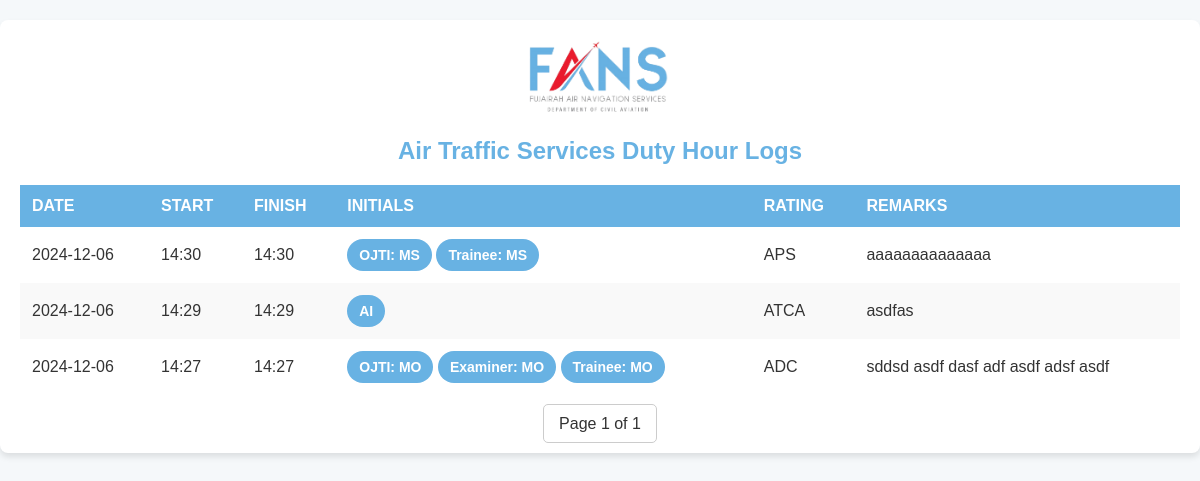
/ats_logs, run on an earlier commit of the app's database.
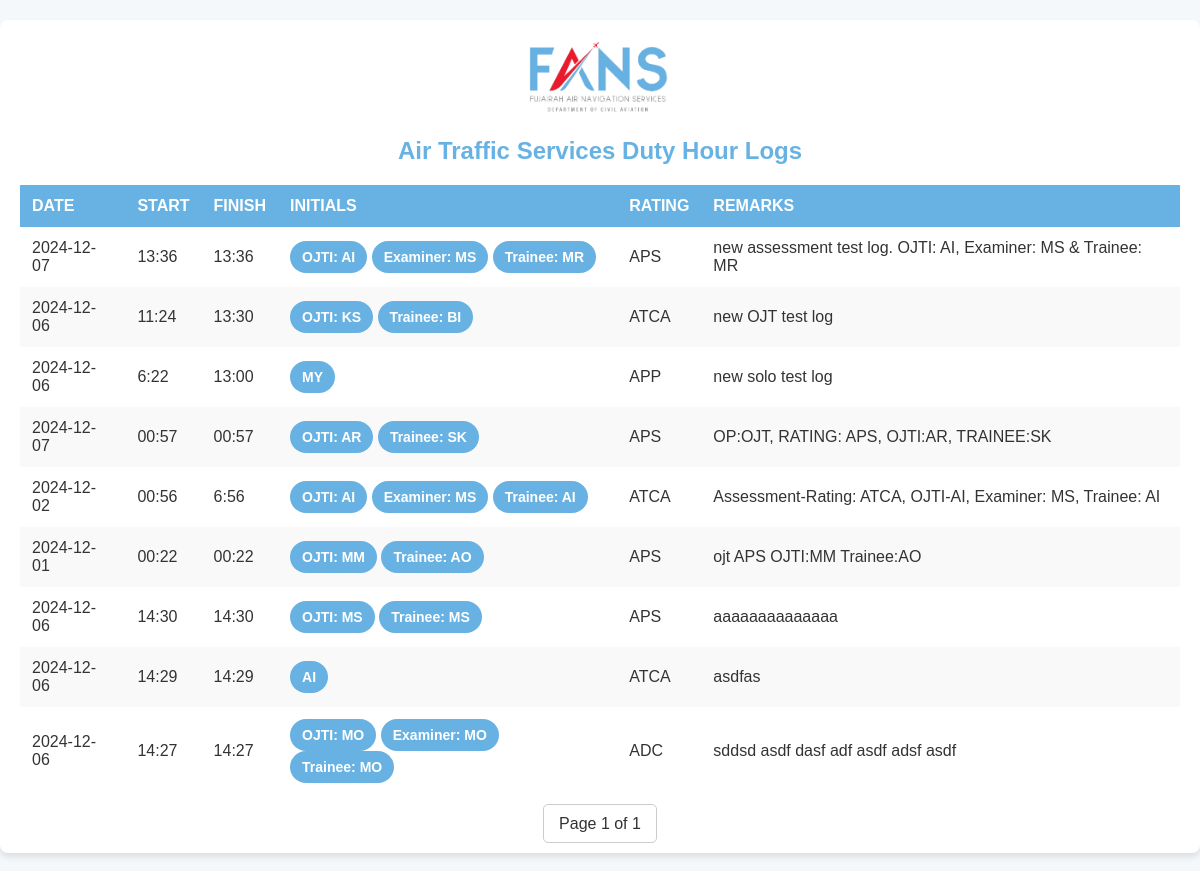
And on a later commit of the database.
### tables this page shows
CREATE TABLE ats_log (
                id INTEGER PRIMARY KEY AUTOINCREMENT,
                date TEXT,
                start TEXT,
                finish TEXT,
                initial TEXT,
                rating TEXT,
                remarks TEXT,
                ojti TEXT,
                examiner TEXT,
                trainee TEXT,
                op TEXT
            );

### app.py (the view)
@app.route('/ats_logs', methods=['GET'])
def ats_logs():
    page = request.args.get('page', 1, type=int)
    per_page = 10  # Number of logs per page
    offset = (page - 1) * per_page
    with sqlite3.connect(DATABASE) as conn:
        cursor = conn.cursor()
        cursor.execute('''
            SELECT id, date, start, finish, initial, rating, remarks, ojti, examiner, trainee, op
            FROM ats_log ORDER BY id DESC
            LIMIT ? OFFSET ?
        ''', (per_page, offset))
        logs = cursor.fetchall()
        cursor.execute('SELECT COUNT(*) FROM ats_log')
        total_logs = cursor.fetchone()[0]
    total_pages = (total_logs + per_page - 1) // per_page
    return render_template('ats_logs.html', logs=logs, page=page, total_pages=total_pages)

### templates/ats_logs.html (shortened to what this page needs)
<!DOCTYPE html>
<html lang="en">
<head>
    <link rel="stylesheet" href="/static/styles.css">
</head>
<body>
    <div class="container">
        <img src="/static/logo.png" alt="FANS Logo" class="logo">
        <h1>Air Traffic Services Duty Hour Logs</h1>
        <table>
            <thead>
                <tr>
                    <th>Date</th>
                    <th>Start</th>
                    <th>Finish</th>
                    <th>Initials</th>
                    <th>Rating</th>
                    <th>Remarks</th>
                </tr>
            </thead>
            <tbody>
                {% for log in logs %}
                <tr>
                    <td>{{ log[1] }}</td>
                    <td>{{ log[2] }}</td>
                    <td>{{ log[3] }}</td>
                    <td>
                        {% if log[10] == "Solo" %}
                        <span class="chip">{{ log[4] }}</span>
                        {% elif log[10] == "OJT" %}
                        <span class="chip">OJTI: {{ log[7] }}</span>
                        <span class="chip">Trainee: {{ log[9] }}</span>
                        {% elif log[10] == "Assessment" %}
                        <span class="chip">OJTI: {{ log[7] }}</span>
                        <span class="chip">Examiner: {{ log[8] }}</span>
                        <span class="chip">Trainee: {{ log[9] }}</span>
                        {% endif %}
                    </td>
                    <td>{{ log[5] }}</td>
                    <td>{{ log[6] }}</td>
                </tr>
                {% endfor %}
            </tbody>
        </table>
        <div class="pagination">
            <span>Page {{ page }} of {{ total_pages }}</span>
        </div>
    </div>
</body>
</html>

### static/styles.css (style rules this page uses)
body { font-family: Arial, sans-serif; background-color: #f9f9f9; color: #333; margin: 0; padding: 0; }
.container { max-width: 800px; margin: 0 auto; padding: 20px; font-family: Arial, sans-serif; }
.logo { display: block; margin: 0 auto 20px; width: 150px; }
h1 { text-align: center; color: #68B2E3; font-size: 24px; }

### templates/ats_logs.html (style rules this page uses)
body { font-family: Arial, sans-serif; background-color: #f5f8fa; color: #333; margin: 0; padding: 0; }
.container { max-width: 1200px; margin: 20px auto; padding: 20px; background: #ffffff; border-radius: 8px; box-shadow: 0 4px 6px rgba(0, 0, 0, 0.1); }
h1 { text-align: center; color: #68B2E3; margin-bottom: 20px; }
table { width: 100%; border-collapse: collapse; margin-bottom: 20px; }
table th, table td { padding: 12px; text-align: left; }
table thead th { background-color: #68B2E3; color: white; text-transform: uppercase; }
table tbody tr:nth-child(even) { background-color: #f9f9f9; }
.chip { display: inline-block; padding: 8px 12px; font-size: 14px; font-weight: bold; color: white; border-radius: 16px; background-color: #68B2E3; }
.pagination { text-align: center; margin-top: 20px; }
.pagination span { color: #333; padding: 10px 15px; margin: 0 5px; border: 1px solid #ccc; border-radius: 5px; }

What changed in the data, as far as the page shows it:
added ats_log: date "2024-12-07", start "13:36", finish "13:36", ojti "AI", examiner "MS", trainee "MR", rating "APS", remarks "new assessment test log. OJTI: AI, Examiner: MS & Trainee: MR"
added ats_log: date "2024-12-06", start "11:24", finish "13:30", ojti "KS", trainee "BI", rating "ATCA", remarks "new OJT test log"
added ats_log: date "2024-12-06", start "6:22", finish "13:00", initial "MY", rating "APP", remarks "new solo test log"
added ats_log: date "2024-12-07", start "00:57", finish "00:57", ojti "AR", trainee "SK", rating "APS", remarks "OP:OJT, RATING: APS, OJTI:AR, TRAINEE:SK"
added ats_log: date "2024-12-02", start "00:56", finish "6:56", ojti "AI", examiner "MS", trainee "AI", rating "ATCA", remarks "Assessment-Rating: ATCA, OJTI-AI, Examiner: MS, Trainee: AI"
added ats_log: date "2024-12-01", start "00:22", finish "00:22", ojti "MM", trainee "AO", rating "APS", remarks "ojt APS OJTI:MM Trainee:AO"
